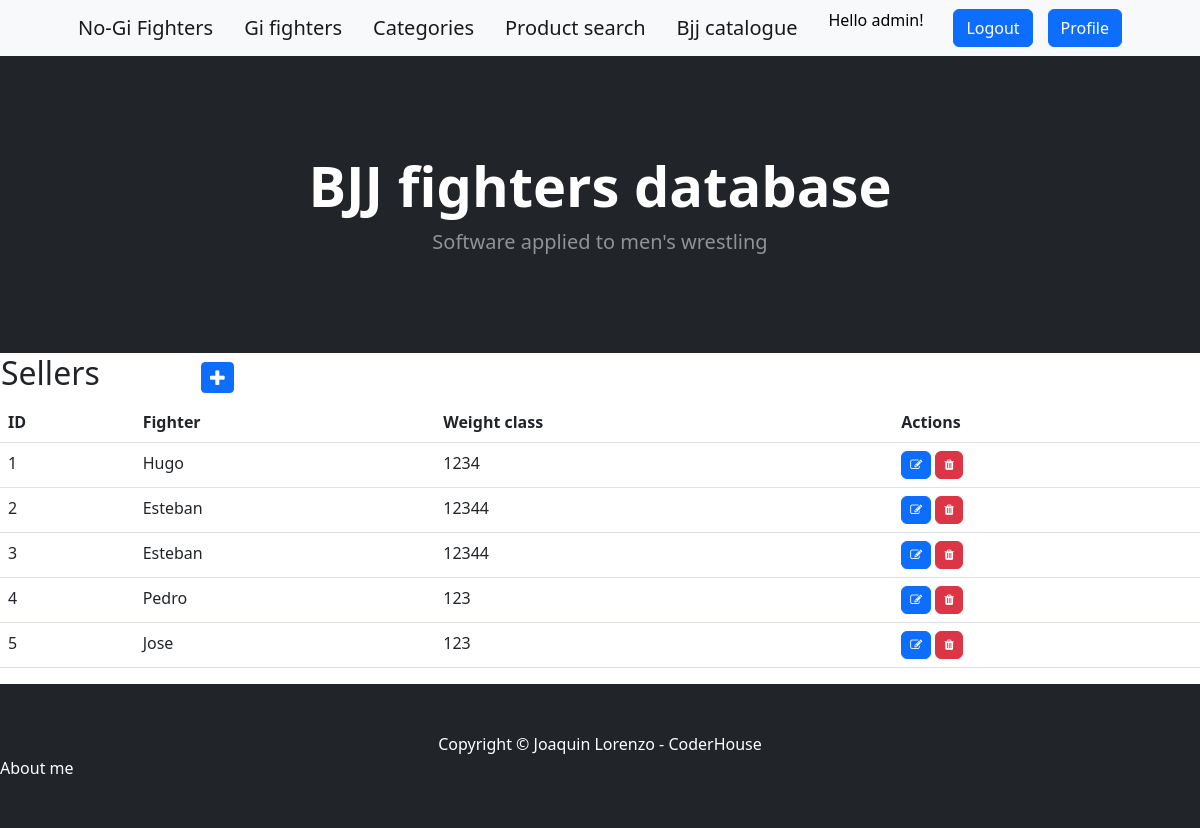
The page /sellers/ (signed in) on the database as committed earlier.
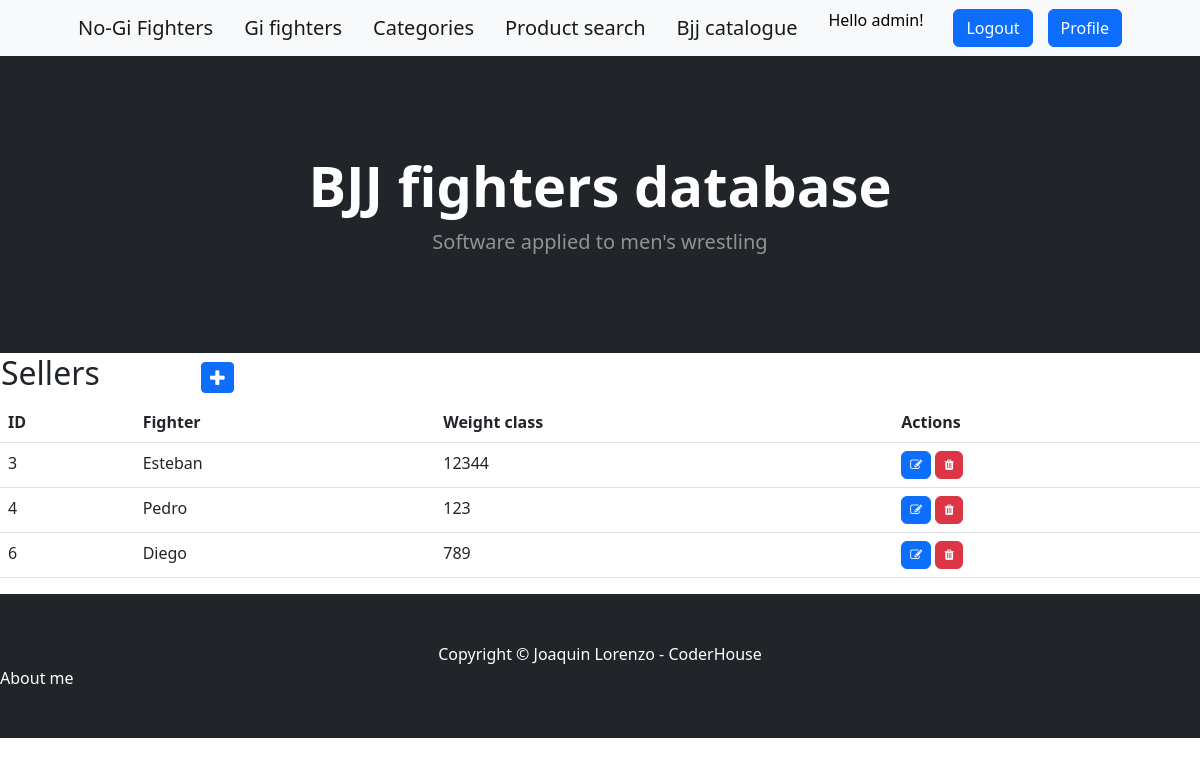
The same page on the database as committed later.
### aplicacion/models.py (models this page shows, shortened)
class Seller(models.Model):
    username =models.CharField(max_length=40, blank=False)
    password = models.CharField(max_length=40, blank=False)

### aplicacion/views.py (the view)
# urls.py: path('sellers/', Seller_list.as_view(), name="sellers"),
class Seller_list(LoginRequiredMixin,ListView):
    model = Seller

### aplicacion/templates/aplicacion/Seller_list.html (shortened to what this page needs)
{%  extends 'aplicacion/base.html' %}
{% load static %}
{% block contenido %}
    <table>
        <tr>
            <td width="200"> <h2>Sellers</h2></td>
            <td>
                <a
                    href="{% url 'create_seller' %}"
                    class="btn btn-primary btn-sm"
                    ><i class="fa fa-plus fa-lg" title="New Record"></i>
                </a>
            </td>
        </tr>
    </table>
    <table class="table">
    <thead>
        <TR>
            <th>ID</th>
            <th>Fighter</th>
            <th>Weight class</th>
            <th>Actions</th>
        </TR>
    </thead>
    <tbody>
    {% for seller in seller_list %}
    <tr>
        <td>{{ seller.id }}</td>
        <td>{{ seller.username }}</td>
        <td>{{ seller.password }}</td>
        <td>
            <a
              href="{% url 'update_seller' seller.id %}"
              class="btn btn-primary"
              style="--bs-btn-padding-y: .25rem; --bs-btn-padding-x: .5rem; --bs-btn-font-size: .75rem;"
              ><i class="fa fa-edit fa-sm" title="Edit Record"></i>
            </a>
            <a
              href="{% url 'delete_seller' seller.id %}"
              class="btn btn-danger"
              style="--bs-btn-padding-y: .25rem; --bs-btn-padding-x: .5rem; --bs-btn-font-size: .75rem;"
              ><i class="fa fa-trash fa-sm" title="Delete Record"></i>
            </a>
          </td>
    </tr>
    {% endfor %}
    </tbody>
    </table>
{% endblock contenido %}

Rows that differ between the two databases and show on the page:
removed Seller: id "1", username "Hugo", password "1234"
removed Seller: id "2", username "Esteban", password "12344"
removed Seller: id "5", username "Jose", password "123"
added Seller: id "6", username "Diego", password "789"
